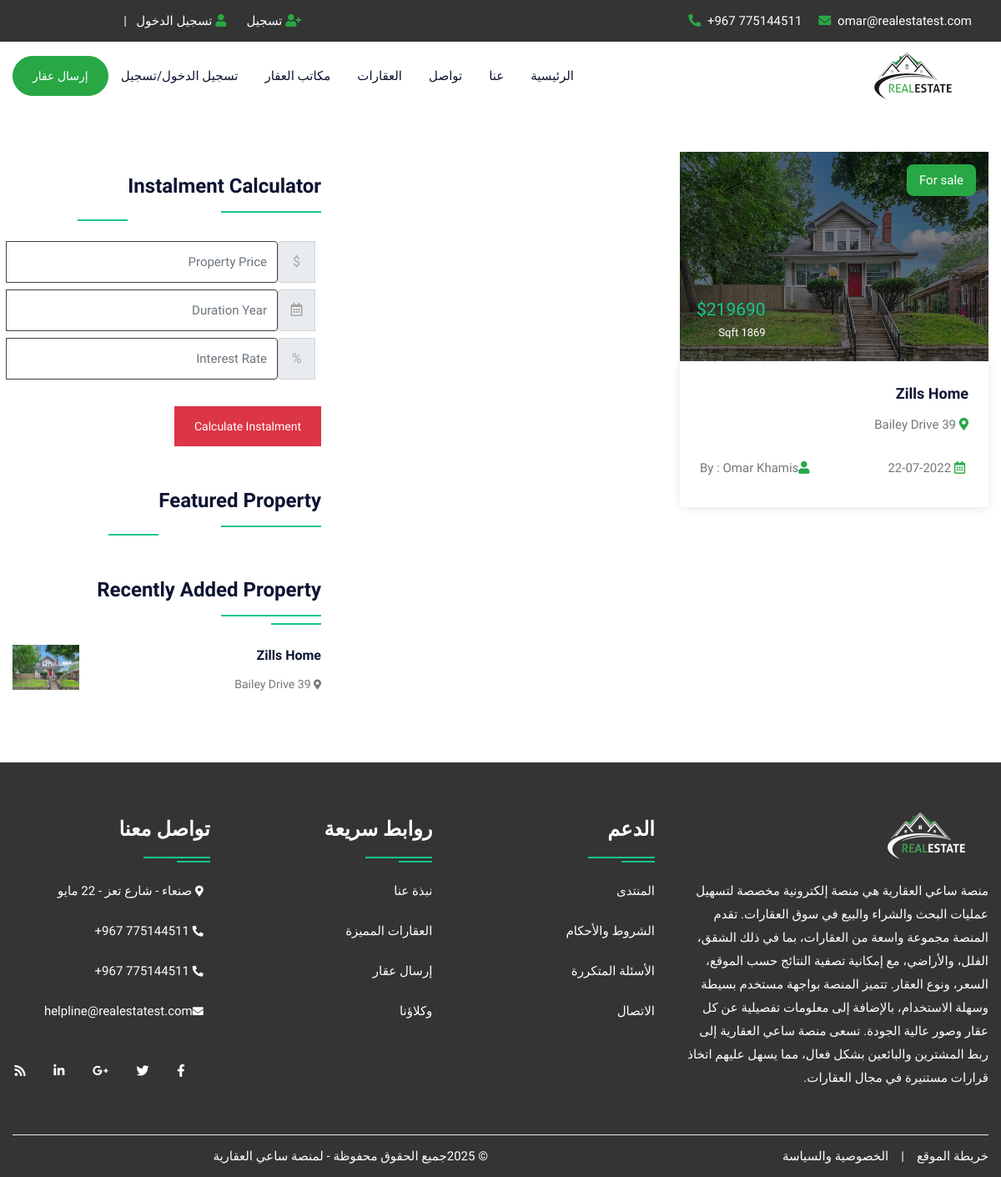
/property.php, run on the app's committed database.
### tables this page shows
CREATE TABLE `property` (
  `pid` int(50) NOT NULL,
  `title` varchar(200) NOT NULL,
  `pcontent` longtext NOT NULL,
  `type` varchar(100) NOT NULL,
  `bhk` varchar(50) NOT NULL,
  `stype` varchar(100) NOT NULL,
  `bedroom` int(50) NOT NULL,
  `bathroom` int(50) NOT NULL,
  `balcony` int(50) NOT NULL,
  `kitchen` int(50) NOT NULL,
  `hall` int(50) NOT NULL,
  `floor` varchar(50) NOT NULL,
  `size` int(50) NOT NULL,
  `price` int(50) NOT NULL,
  `location` varchar(200) NOT NULL,
  `city` varchar(100) NOT NULL,
  `state` varchar(100) NOT NULL,
  `feature` longtext NOT NULL,
  `pimage` varchar(300) NOT NULL,
  `pimage1` varchar(300) NOT NULL,
  `pimage2` varchar(300) NOT NULL,
  `pimage3` varchar(300) NOT NULL,
  `pimage4` varchar(300) NOT NULL,
  `uid` int(50) NOT NULL,
  `status` varchar(50) NOT NULL,
  `mapimage` varchar(300) NOT NULL,
  `topmapimage` varchar(300) NOT NULL,
  `groundmapimage` varchar(300) NOT NULL,
  `totalfloor` varchar(50) NOT NULL,
  `date` datetime NOT NULL DEFAULT current_timestamp(),
  `isFeatured` int(11) DEFAULT NULL
);

CREATE TABLE `user` (
  `uid` int(50) NOT NULL,
  `uname` varchar(100) NOT NULL,
  `uemail` varchar(100) NOT NULL,
  `uphone` varchar(20) NOT NULL,
  `upass` varchar(50) NOT NULL,
  `utype` varchar(50) NOT NULL,
  `uimage` varchar(300) NOT NULL,
  `allowed_number` int(11) DEFAULT NULL
);

### property.php (the view, shortened to what this page needs)
<!DOCTYPE html>
<html lang="ar" dir="rtl">
<head>
<link rel="stylesheet" type="text/css" href="css/bootstrap.min.css">
<link rel="stylesheet" type="text/css" href="css/bootstrap-slider.css">
<link rel="stylesheet" type="text/css" href="css/jquery-ui.css">
<link rel="stylesheet" type="text/css" href="css/layerslider.css">
<link rel="stylesheet" type="text/css" href="css/color.css" id="color-change">
<link rel="stylesheet" type="text/css" href="css/owl.carousel.min.css">
<link rel="stylesheet" type="text/css" href="css/font-awesome.min.css">
<link rel="stylesheet" type="text/css" href="fonts/flaticon/flaticon.css">
<link rel="stylesheet" type="text/css" href="css/style.css">
</head>
<body>
<div id="page-wrapper">
    <div class="row">
		<?php include("include/header.php");?>
        <div class="full-row">
            <div class="container">
                <div class="row">
					<div class="col-lg-8">
                        <div class="row">
							<?php
							$query=mysqli_query($con,"SELECT property.*, user.uname,user.utype,user.uimage FROM `property`,`user` WHERE property.uid=user.uid");
								while($row=mysqli_fetch_array($query))
								{
							?>
                            <div class="col-md-6">
                                <div class="featured-thumb hover-zoomer mb-4">
                                    <div class="overlay-black overflow-hidden position-relative"> <img src="admin/property/<?php echo $row['18'];?>" alt="pimage">
                                        <div class="sale bg-success text-white">For <?php echo $row['5'];?></div>
                                        <div class="price text-primary text-capitalize">$<?php echo $row['13'];?> <span class="text-white"><?php echo $row['12'];?> Sqft</span></div>
                                    </div>
                                    <div class="featured-thumb-data shadow-one">
                                        <div class="p-4">
                                            <h5 class="text-secondary hover-text-success mb-2 text-capitalize"><a href="propertydetail.php?pid=<?php echo $row['0'];?>"><?php echo $row['1'];?></a></h5>
                                            <span class="location text-capitalize"><i class="fas fa-map-marker-alt text-success"></i> <?php echo $row['14'];?></span> </div>
                                        <div class="px-4 pb-4 d-inline-block w-100">
                                            <div class="float-left text-capitalize"><i class="fas fa-user text-success mr-1"></i>By : <?php echo $row['uname'];?></div>
                                            <div class="float-right"><i class="far fa-calendar-alt text-success mr-1"></i> <?php echo date('d-m-Y', strtotime($row['date']));?></div>
                                        </div>
                                    </div>
                                </div>
                            </div>
                            <?php } ?>
                        </div>
                    </div>
                    <div class="col-lg-4">
                        <div class="sidebar-widget">
                            <h4 class="double-down-line-right text-secondary position-relative pb-4 my-4">Instalment Calculator</h4>
						<form class="d-inline-block w-100" action="calc.php" method="post">
                            <div class="input-group mb-2 mr-sm-2">
                                <div class="input-group-prepend">
                                    <div class="input-group-text">$</div>
                                </div>
                                <input type="text" class="form-control" name="amount" placeholder="Property Price">
                            </div>
                            <div class="input-group mb-2 mr-sm-2">
                                <div class="input-group-prepend">
                                    <div class="input-group-text"><i class="far fa-calendar-alt"></i></div>
                                </div>
                                <input type="text" class="form-control" name="month" placeholder="Duration Year">
                            </div>
                            <div class="input-group mb-2 mr-sm-2">
                                <div class="input-group-prepend">
                                    <div class="input-group-text">%</div>
                                </div>
                                <input type="text" class="form-control" name="interest" placeholder="Interest Rate">
                            </div>
                            <button type="submit" value="submit" name="calc" class="btn btn-danger mt-4">Calculate Instalment</button>
                        </form>
                        </div>
                        <h4 class="double-down-line-right text-secondary position-relative pb-4 mb-4 mt-5" >Featured Property</h4>
                        <div class="sidebar-widget mt-5">
                            <h4 class="double-down-line-left text-secondary position-relative pb-4 mb-4">Recently Added Property</h4>
                            <ul class="property_list_widget">
								<?php
								$query=mysqli_query($con,"SELECT * FROM `property` ORDER BY date DESC LIMIT 6");
										while($row=mysqli_fetch_array($query))
										{
								?>
                                <li> <img src="admin/property/<?php echo $row['18'];?>" alt="pimage">
                                    <h6 class="text-secondary hover-text-success text-capitalize"><a href="propertydetail.php?pid=<?php echo $row['0'];?>"><?php echo $row['1'];?></a></h6>
                                    <span class="font-14"><i class="fas fa-map-marker-alt icon-success icon-small"></i> <?php echo $row['14'];?></span>
                                </li>
                                <?php } ?>
                            </ul>
                        </div>
                    </div>
                </div>
            </div>
        </div>
		<?php include("include/footer.php");?>
    </div>
</div>
</body>
</html>

### css/color.css (style rules this page uses)
:root { --theme-ordinary-color: #74777b; }
:root { --theme-primary-color: #17c788; }
:root { --theme-secondary-color: #0d1432; }
:root { --theme-white-color: #fff; }
:root { --theme-light-color: #f8f8f8; }
:root { --theme-gray-color: #f5f5f5; }
:root { --theme-footer-color: #091b4b; }
:root { --theme-dark-color: #091b4b; }
:root { --text-light-color: #a3a7af; }
:root { --theme-primary-opacity-color: rgba(11, 191, 141, .8); }
:root { --theme-secondary-opacity-color: rgba(13,20,50,0.7); }
:root { --theme-white-opacity-color: rgba(255, 255, 255, 0.3); }
:root { --theme-dark-opacity-color: rgba(0, 0, 0, 0.5); }
:root { --theme-ordinary-font: 'Muli', sans-serif; }
:root { --theme-highlight-font: 'Comfortaa', cursive; }

### property.php (style rules this page uses)
* { text-align: right; align-items: right; direction: rtl; }

### data on the page
property: pimage (picture), stype "sale", price "219690", size "1869", title "Zills Home", location "39 Bailey Drive", uid.uname "Omar Khamis", date "22-07-2022"
